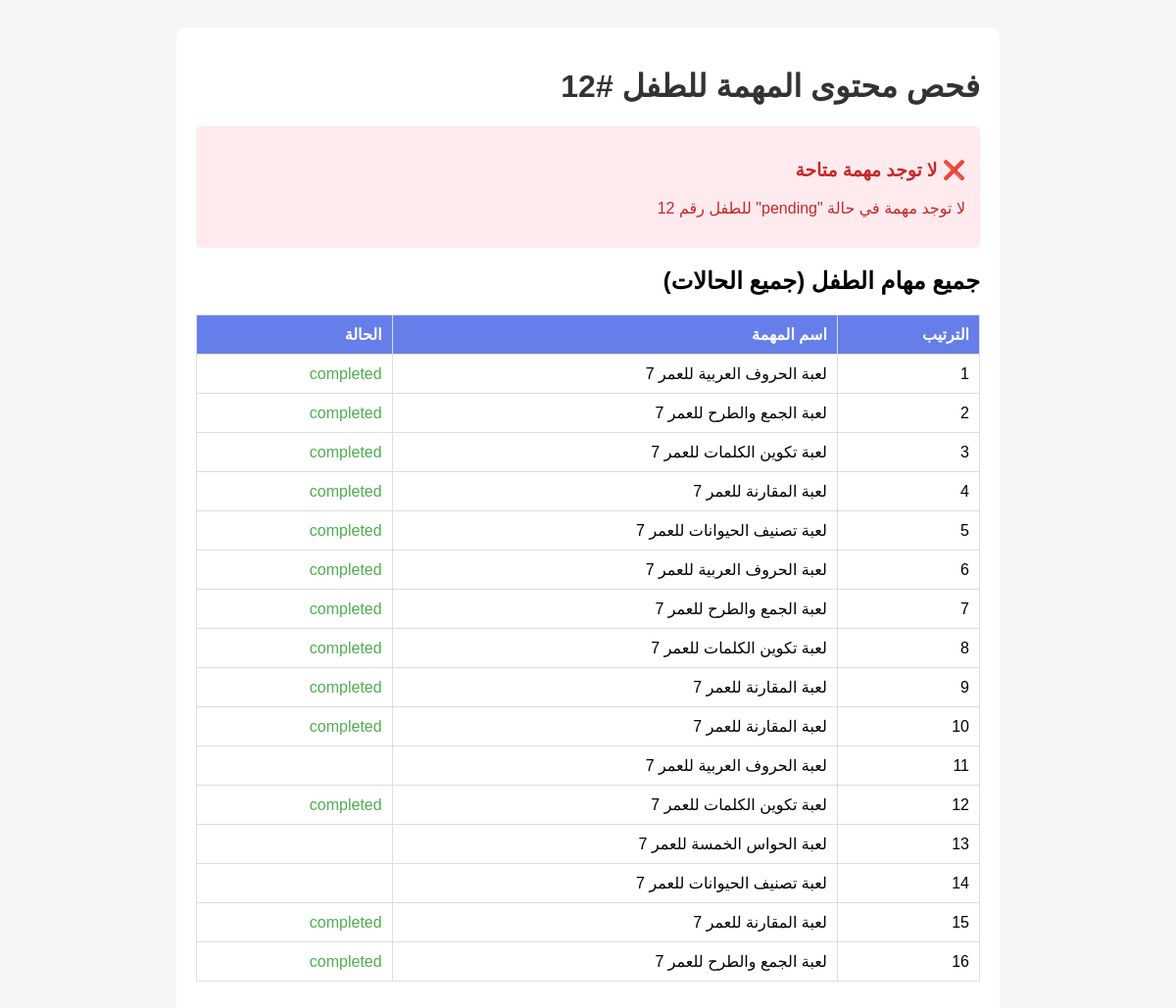
Page /check_task_content.php?child_id=12 on the committed database.
### tables this page shows
CREATE TABLE `tasks` (
  `task_id` int(11) NOT NULL,
  `parent_id` int(11) DEFAULT NULL,
  `child_id` int(11) DEFAULT NULL,
  `content_id` int(11) NOT NULL,
  `task_name` varchar(200) NOT NULL,
  `task_name_ar` varchar(200) NOT NULL,
  `description` text DEFAULT NULL COMMENT 'وصف المهمة',
  `duration_minutes` int(11) DEFAULT 10 COMMENT 'المدة بالدقائق',
  `order_index` int(11) DEFAULT 0 COMMENT 'ترتيب المهمة',
  `status` enum('pending','in_progress','completed','skipped') DEFAULT 'pending' COMMENT 'حالة المهمة',
  `time_completed` int(11) DEFAULT NULL COMMENT 'الوقت المستغرق بالدقائق',
  `parent_note` text DEFAULT NULL COMMENT 'ملاحظات الأهل',
  `created_at` timestamp NOT NULL DEFAULT current_timestamp()
);

### check_task_content.php (the view, shortened to what this page needs)
<?php
require_once 'config/database.php';
$child_id = isset($_GET['child_id']) ? (int)$_GET['child_id'] : 0;
try {
    $stmt = $pdo->prepare("
        SELECT
            t.task_id,
            t.task_name,
            t.task_name_ar,
            t.description,
            t.duration_minutes,
            t.status,
            t.order_index,
            c.content_id,
            c.content_name,
            c.content_name_ar,
            c.content_url,
            c.content_type,
            c.icon
        FROM tasks t
        JOIN content c ON t.content_id = c.content_id
        WHERE t.child_id = ?
        AND t.status = 'pending'
        ORDER BY t.order_index ASC
        LIMIT 1
    ");
    $stmt->execute([$child_id]);
    $task = $stmt->fetch(PDO::FETCH_ASSOC);
    echo '<!DOCTYPE html>
    <html lang="ar" dir="rtl">
    <head>
        <meta charset="UTF-8">
        <title>فحص محتوى المهمة</title>
        <style>
            body { font-family: Arial, sans-serif; padding: 20px; background: #f5f5f5; }
            .container { background: white; padding: 20px; border-radius: 10px; max-width: 800px; margin: 0 auto; }
            h1 { color: #333; }
            .info { background: #e3f2fd; padding: 15px; border-radius: 5px; margin: 10px 0; }
            .error { background: #ffebee; padding: 15px; border-radius: 5px; margin: 10px 0; color: #c62828; }
            .success { background: #e8f5e9; padding: 15px; border-radius: 5px; margin: 10px 0; color: #2e7d32; }
            table { width: 100%; border-collapse: collapse; margin: 20px 0; }
            th, td { padding: 10px; text-align: right; border: 1px solid #ddd; }
            th { background: #667eea; color: white; }
            .url { word-break: break-all; }
        </style>
    </head>
    <body>
        <div class="container">
            <h1>فحص محتوى المهمة للطفل #' . $child_id . '</h1>';
    if ($task) {
        echo '<div class="success">
            <h3>✅ تم العثور على مهمة</h3>
        </div>';
        echo '<table>
            <tr><th>المعلومة</th><th>القيمة</th></tr>
            <tr><td>معرف المهمة</td><td>' . htmlspecialchars($task['task_id']) . '</td></tr>
            <tr><td>اسم المهمة (عربي)</td><td>' . htmlspecialchars($task['task_name_ar']) . '</td></tr>
            <tr><td>المدة (دقائق)</td><td>' . htmlspecialchars($task['duration_minutes']) . '</td></tr>
            <tr><td>الترتيب</td><td>' . htmlspecialchars($task['order_index']) . '</td></tr>
            <tr><td>معرف المحتوى</td><td>' . htmlspecialchars($task['content_id']) . '</td></tr>
            <tr><td>اسم المحتوى</td><td>' . htmlspecialchars($task['content_name_ar']) . '</td></tr>
            <tr><td>نوع المحتوى</td><td>' . htmlspecialchars($task['content_type'] ?? 'غير محدد') . '</td></tr>
            <tr><td><strong>رابط المحتوى (content_url)</strong></td><td class="url">' .
                ($task['content_url'] ? '<span style="color: green;">' . htmlspecialchars($task['content_url']) . '</span>' :
                '<span style="color: red;">❌ فارغ أو غير موجود</span>') . '</td></tr>
        </table>';
        if (empty($task['content_url']) || trim($task['content_url']) === '') {
            echo '<div class="error">
                <h3>⚠️ المشكلة: رابط المحتوى فارغ!</h3>
                <p>يجب تحديث جدول <code>content</code> وإضافة <code>content_url</code> للمحتوى رقم ' . $task['content_id'] . '</p>
                <p><strong>استخدم هذا الاستعلام:</strong></p>
                <pre style="background: #f5f5f5; padding: 10px; border-radius: 5px;">
UPDATE content
SET content_url = \'html/arabic_game.html\'
WHERE content_id = ' . $task['content_id'] . ';
                </pre>
            </div>';
        } else {
            echo '<div class="success">
                <h3>✅ رابط المحتوى موجود</h3>
                <p>الرابط: <a href="' . htmlspecialchars($task['content_url']) . '" target="_blank">' . htmlspecialchars($task['content_url']) . '</a></p>
            </div>';
        }
        $stmt2 = $pdo->prepare("
            SELECT
                t.task_id,
                t.task_name_ar,
                t.order_index,
                t.status,
                c.content_url
            FROM tasks t
            JOIN content c ON t.content_id = c.content_id
            WHERE t.child_id = ?
            ORDER BY t.order_index ASC
        ");
        $stmt2->execute([$child_id]);
        $allTasks = $stmt2->fetchAll(PDO::FETCH_ASSOC);
        echo '<h2>جميع مهام الطفل</h2>';
        echo '<table>
            <tr>
                <th>الترتيب</th>
                <th>اسم المهمة</th>
                <th>الحالة</th>
                <th>رابط المحتوى</th>
            </tr>';
        foreach ($allTasks as $t) {
            $statusColor = $t['status'] === 'pending' ? '#ff9800' : ($t['status'] === 'completed' ? '#4caf50' : '#2196f3');
            echo '<tr>
                <td>' . $t['order_index'] . '</td>
                <td>' . htmlspecialchars($t['task_name_ar']) . '</td>
                <td><span style="color: ' . $statusColor . ';">' . htmlspecialchars($t['status']) . '</span></td>
                <td class="url">' . ($t['content_url'] ? htmlspecialchars($t['content_url']) : '<span style="color: red;">❌ فارغ</span>') . '</td>
            </tr>';
        }
        echo '</table>';
    } else {
        echo '<div class="error">
            <h3>❌ لا توجد مهمة متاحة</h3>
            <p>لا توجد مهمة في حالة "pending" للطفل رقم ' . $child_id . '</p>
        </div>';
        $stmt2 = $pdo->prepare("
            SELECT
                t.task_id,
                t.task_name_ar,
                t.order_index,
                t.status
            FROM tasks t
            WHERE t.child_id = ?
            ORDER BY t.order_index ASC
        ");
        $stmt2->execute([$child_id]);
        $allTasks = $stmt2->fetchAll(PDO::FETCH_ASSOC);
        if (count($allTasks) > 0) {
            echo '<h2>جميع مهام الطفل (جميع الحالات)</h2>';
            echo '<table>
                <tr>
                    <th>الترتيب</th>
                    <th>اسم المهمة</th>
                    <th>الحالة</th>
                </tr>';
            foreach ($allTasks as $t) {
                $statusColor = $t['status'] === 'pending' ? '#ff9800' : ($t['status'] === 'completed' ? '#4caf50' : '#2196f3');
                echo '<tr>
                    <td>' . $t['order_index'] . '</td>
                    <td>' . htmlspecialchars($t['task_name_ar']) . '</td>
                    <td><span style="color: ' . $statusColor . ';">' . htmlspecialchars($t['status']) . '</span></td>
                </tr>';
            }
            echo '</table>';
        }
    }
    echo '</div></body></html>';
} catch(PDOException $e) {
    echo '<div class="error">
        <h3>❌ خطأ في قاعدة البيانات</h3>
        <p>' . htmlspecialchars($e->getMessage()) . '</p>
    </div>';
}
?>

### check_task_content.php (style rules this page uses)
body { font-family: Arial, sans-serif; padding: 20px; background: #f5f5f5; }
.container { background: white; padding: 20px; border-radius: 10px; max-width: 800px; margin: 0 auto; }
h1 { color: #333; }
.error { background: #ffebee; padding: 15px; border-radius: 5px; margin: 10px 0; color: #c62828; }
table { width: 100%; border-collapse: collapse; margin: 20px 0; }
th, td { padding: 10px; text-align: right; border: 1px solid #ddd; }
th { background: #667eea; color: white; }

### rows in the picture
tasks: order_index "1", task_name_ar "لعبة الحروف العربية للعمر 7", status "completed"
tasks: order_index "2", task_name_ar "لعبة الجمع والطرح للعمر 7", status "completed"
tasks: order_index "3", task_name_ar "لعبة تكوين الكلمات للعمر 7", status "completed"
tasks: order_index "4", task_name_ar "لعبة المقارنة للعمر 7", status "completed"
tasks: order_index "5", task_name_ar "لعبة تصنيف الحيوانات للعمر 7", status "completed"
tasks: order_index "6", task_name_ar "لعبة الحروف العربية للعمر 7", status "completed"
tasks: order_index "7", task_name_ar "لعبة الجمع والطرح للعمر 7", status "completed"
tasks: order_index "8", task_name_ar "لعبة تكوين الكلمات للعمر 7", status "completed"
tasks: order_index "9", task_name_ar "لعبة المقارنة للعمر 7", status "completed"
tasks: order_index "10", task_name_ar "لعبة المقارنة للعمر 7", status "completed"
tasks: order_index "11", task_name_ar "لعبة الحروف العربية للعمر 7"
tasks: order_index "12", task_name_ar "لعبة تكوين الكلمات للعمر 7", status "completed"
tasks: order_index "13", task_name_ar "لعبة الحواس الخمسة للعمر 7"
tasks: order_index "14", task_name_ar "لعبة تصنيف الحيوانات للعمر 7"
tasks: order_index "15", task_name_ar "لعبة المقارنة للعمر 7", status "completed"
tasks: order_index "16", task_name_ar "لعبة الجمع والطرح للعمر 7", status "completed"

### other values in the picture
$child_id "12"
